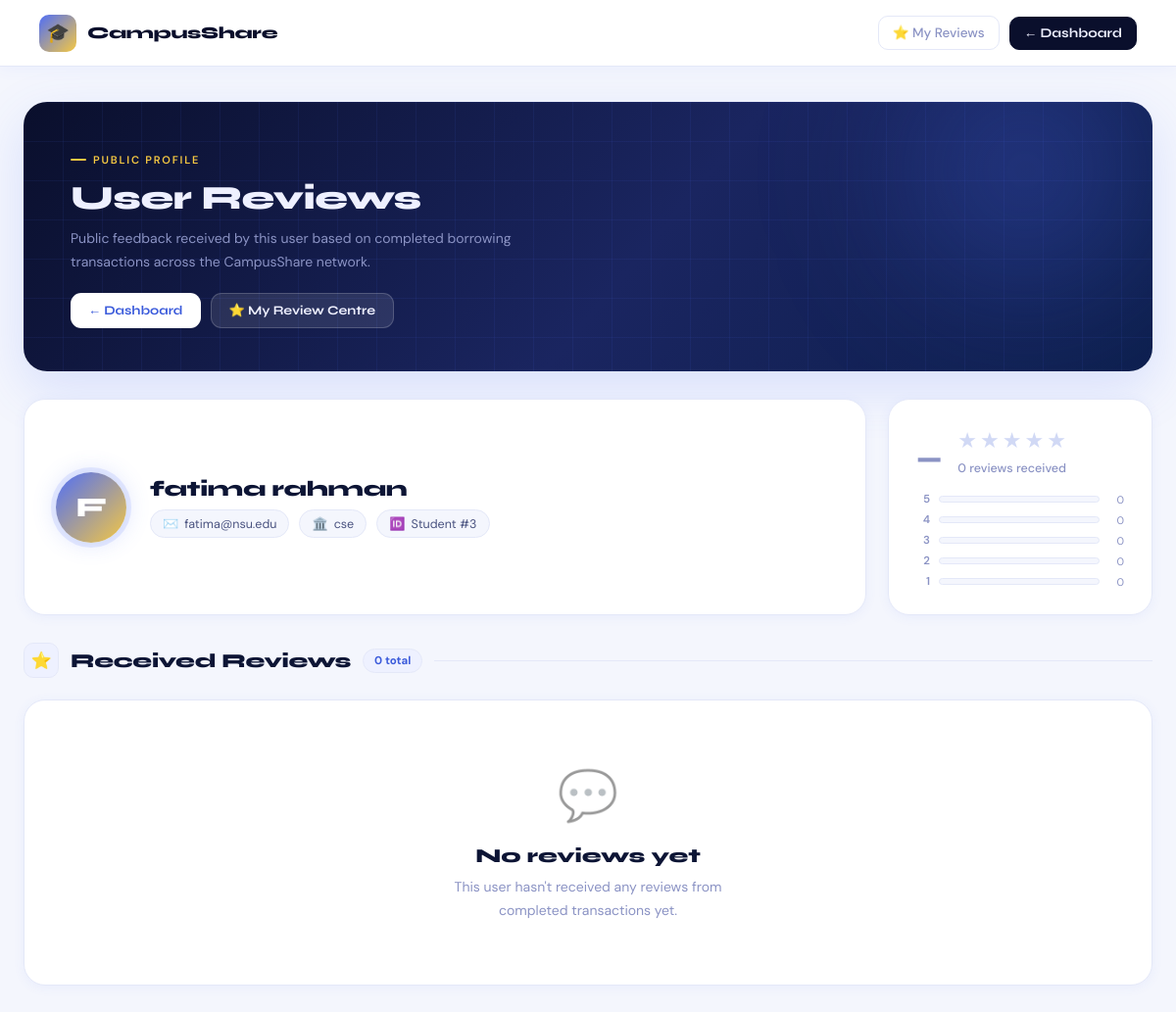
/user_reviews.php?user_id=3 (signed in), run on the app's committed database.
### tables this page shows
CREATE TABLE student (
    student_id INT AUTO_INCREMENT PRIMARY KEY,
    full_name VARCHAR(100) NOT NULL,
    university_email VARCHAR(100) NOT NULL UNIQUE,
    password_hash VARCHAR(255) NOT NULL,
    department VARCHAR(100) NOT NULL,
    phone VARCHAR(20) UNIQUE,
    registration_date DATE NOT NULL,
    account_status ENUM('active','suspended','inactive') NOT NULL DEFAULT 'active'
);

### user_reviews.php (the view, shortened to what this page needs)
<?php
include 'includes/db.php';
$user_id = (int) $_GET['user_id'];
$user_stmt = $conn->prepare("
    SELECT student_id, full_name, university_email, department
    FROM student
    WHERE student_id = ?
");
$user_stmt->bind_param("i", $user_id);
$user_stmt->execute();
$user_result = $user_stmt->get_result();
$user = $user_result->fetch_assoc();
$summary_stmt = $conn->prepare("
    SELECT
        COUNT(*) AS total_reviews,
        ROUND(AVG(rating), 1) AS avg_rating
    FROM review
    WHERE reviewee_id = ?
");
$summary_stmt->bind_param("i", $user_id);
$summary_stmt->execute();
$summary_result = $summary_stmt->get_result();
$summary = $summary_result->fetch_assoc();
$total_reviews = (int) ($summary['total_reviews'] ?? 0);
$avg_rating    = $summary['avg_rating'] ?? null;
$dist = [5=>0, 4=>0, 3=>0, 2=>0, 1=>0];
$all_reviews = [];
?>
<!DOCTYPE html>
<html lang="en">
<head>
</head>
<body>
<nav class="navbar">
    <a class="nav-brand" href="dashboard.php">
        <div class="icon">🎓</div>
        <span>CampusShare</span>
    </a>
    <div class="nav-actions">
        <a href="review.php" class="nav-btn">⭐ My Reviews</a>
        <a href="dashboard.php" class="nav-btn solid">← Dashboard</a>
    </div>
</nav>
<div class="page">
    <div class="hero">
        <div class="hero-inner">
            <div class="hero-left">
                <p class="eyebrow">Public Profile</p>
                <h1>User Reviews</h1>
                <p>Public feedback received by this user based on completed borrowing transactions across the CampusShare network.</p>
                <div class="hero-actions">
                    <a href="dashboard.php" class="ha-btn white">← Dashboard</a>
                    <a href="review.php"    class="ha-btn ghost">⭐ My Review Centre</a>
                </div>
            </div>
        </div>
    </div>
    <div class="profile-strip">
        <div class="profile-info-card">
            <div class="avatar-ring">
                <?php echo mb_strtoupper(mb_substr($user['full_name'], 0, 1)); ?>
            </div>
            <div class="profile-details">
                <div class="name"><?php echo htmlspecialchars($user['full_name']); ?></div>
                <div class="profile-meta-row">
                    <span class="meta-chip">
                        <span class="mc-icon">✉️</span>
                        <?php echo htmlspecialchars($user['university_email']); ?>
                    </span>
                    <span class="meta-chip">
                        <span class="mc-icon">🏛️</span>
                        <?php echo htmlspecialchars($user['department']); ?>
                    </span>
                    <span class="meta-chip">
                        <span class="mc-icon">🆔</span>
                        Student #<?php echo (int)$user['student_id']; ?>
                    </span>
                </div>
            </div>
        </div>
        <div class="rating-card">
            <div class="rating-top">
                <div class="big-score">
                    <?php if ($total_reviews > 0): ?>
                        <?php echo htmlspecialchars($avg_rating); ?>
                        <span class="denom">/ 5</span>
                    <?php else: ?>
                        <span style="font-size:28px;color:var(--text-muted);">—</span>
                    <?php endif; ?>
                </div>
                <div class="rating-right">
                    <div class="stars-large">
                        <?php
                        $rounded = $total_reviews > 0 ? (int) round((float)$avg_rating) : 0;
                        for ($s = 1; $s <= 5; $s++):
                        ?>
                            <span class="<?php echo $s <= $rounded ? 's-fill' : 's-empty'; ?>">★</span>
                        <?php endfor; ?>
                    </div>
                    <div class="rev-count">
                        <?php echo $total_reviews; ?> review<?php echo $total_reviews !== 1 ? 's' : ''; ?> received
                    </div>
                </div>
            </div>
            <div class="dist-bars">
                <?php for ($star = 5; $star >= 1; $star--):
                    $count = $dist[$star];
                ?>
                <div class="dist-row">
                    <span class="dist-label"><?php echo $star; ?></span>
                    <div class="dist-track">
                    </div>
                    <span class="dist-count"><?php echo $count; ?></span>
                </div>
                <?php endfor; ?>
            </div>
        </div>
    </div>
    <div class="section-heading">
        <div class="s-icon">⭐</div>
        <h2>Received Reviews</h2>
        <span class="count-pill"><?php echo count($all_reviews); ?> total</span>
        <div class="divider-line"></div>
    </div>
    <?php if (!empty($all_reviews)): ?>
        <div class="reviews-grid">
            <?php foreach ($all_reviews as $row):
                $rating  = (int)$row['rating'];
                $initial = mb_strtoupper(mb_substr($row['reviewer_name'], 0, 1));
            ?>
            <div class="review-card">
                <div class="rc-top">
                    <div class="rc-item"><?php echo htmlspecialchars($row['item_name']); ?></div>
                    <div class="rc-date"><?php echo htmlspecialchars($row['review_date']); ?></div>
                </div>
                <div class="rc-reviewer">
                    <div class="reviewer-avatar"><?php echo $initial; ?></div>
                    <span>Reviewed by <strong><?php echo htmlspecialchars($row['reviewer_name']); ?></strong></span>
                </div>
                <div class="rc-rating-badge">
                    <div class="rc-stars">
                        <?php for ($s = 1; $s <= 5; $s++): ?>
                            <span class="<?php echo $s <= $rating ? 's-fill' : 's-empty'; ?>">★</span>
                        <?php endfor; ?>
                    </div>
                    <span class="score">&nbsp;<?php echo $rating; ?>/5</span>
                </div>
                <div class="rc-comment">
                    <?php if (!empty($row['comment'])): ?>
                        <?php echo nl2br(htmlspecialchars($row['comment'])); ?>
                    <?php else: ?>
                        <span class="no-comment">No comment provided.</span>
                    <?php endif; ?>
                </div>
            </div>
            <?php endforeach; ?>
        </div>
    <?php else: ?>
        <div class="empty-box">
            <span class="e-icon">💬</span>
            <h3>No reviews yet</h3>
            <p>This user hasn't received any reviews from completed transactions yet.</p>
        </div>
    <?php endif; ?>
</div>
</body>
</html>

### data on the page
student: full_name "F", full_name "fatima rahman", university_email "fatima@nsu.edu", department "cse", student_id "3"

### other printed values
$total_reviews "0"
$count "0"
count($all_reviews) "0"
